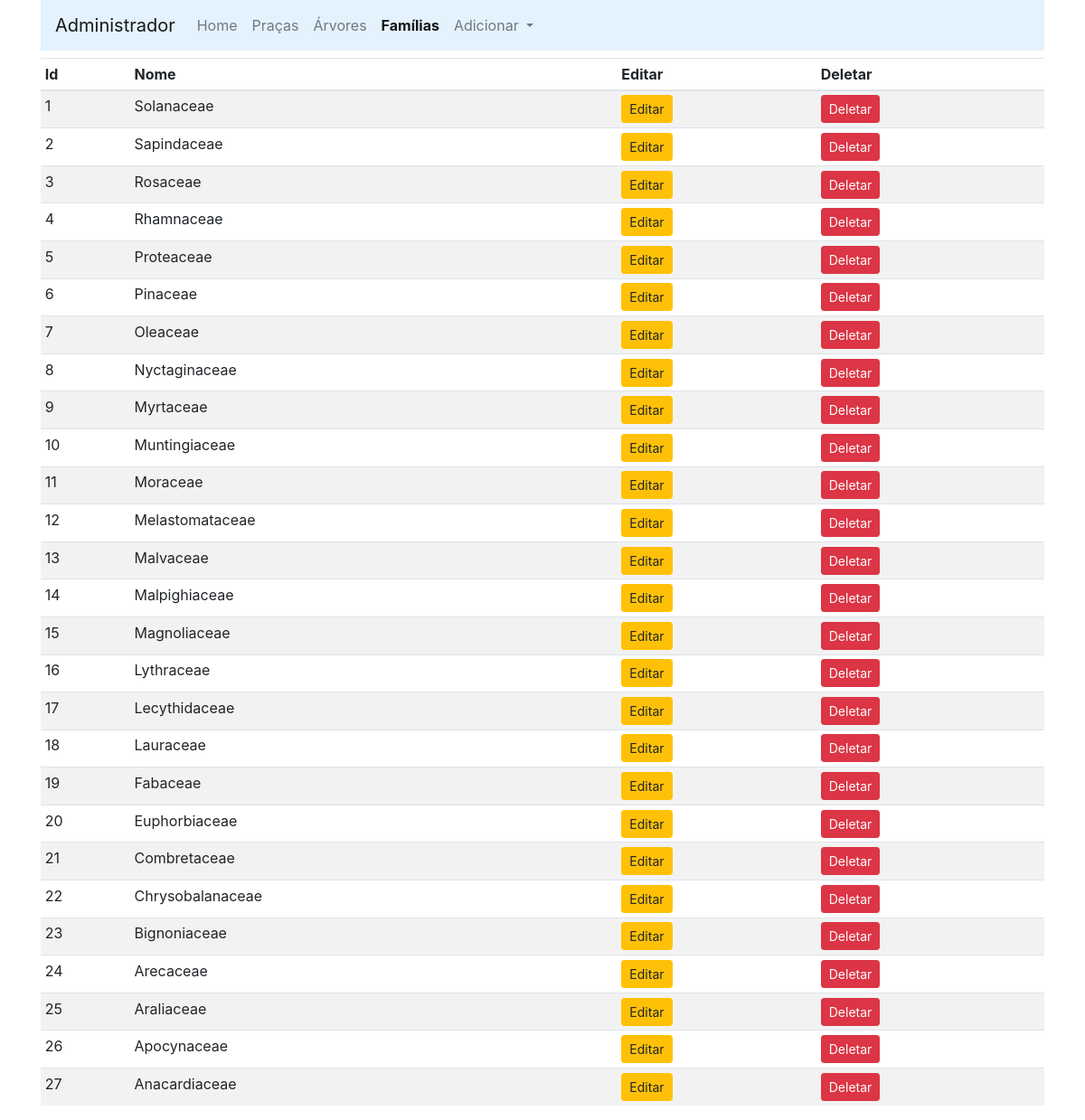
Before: /familias (signed in) with the older database file.
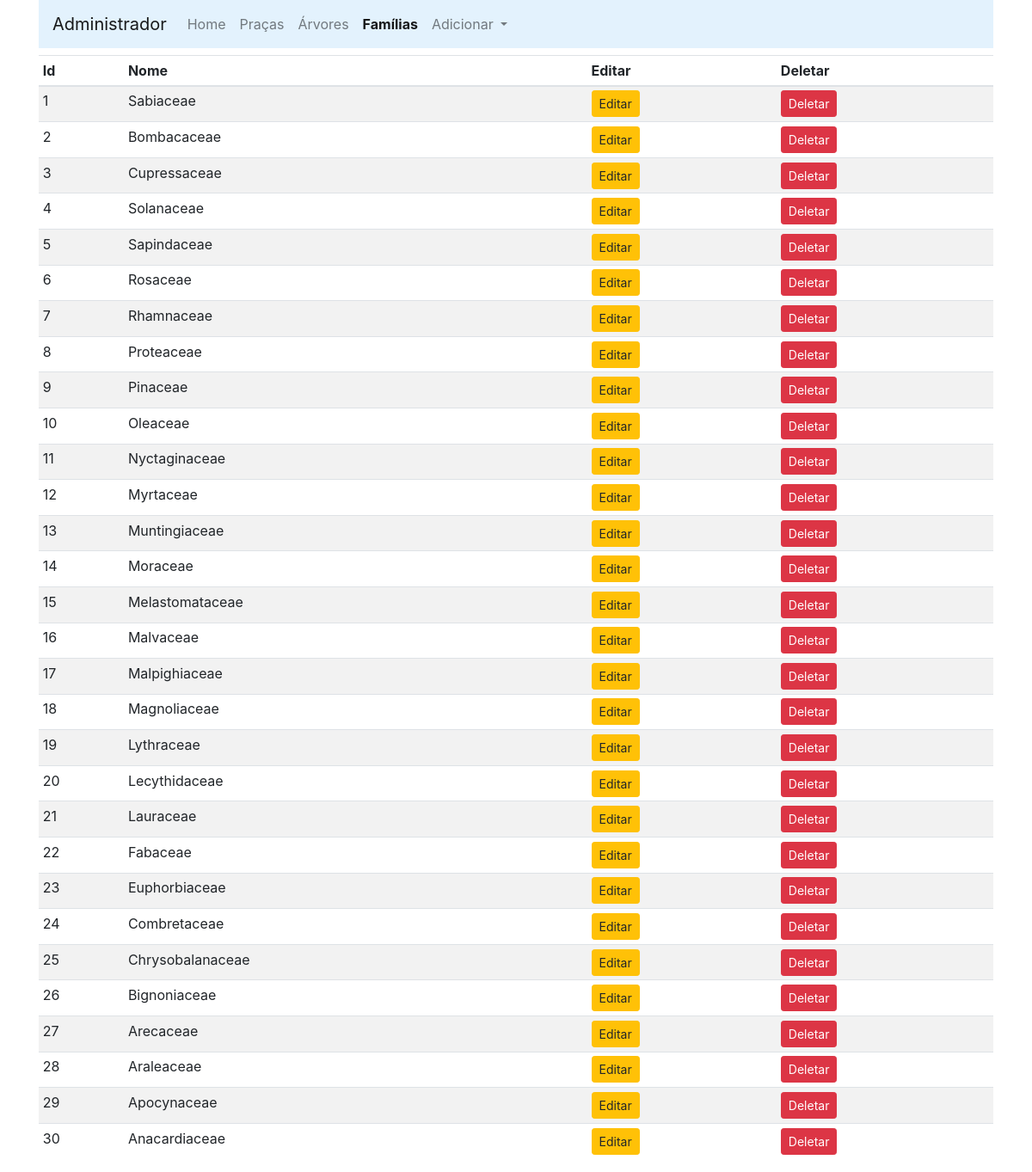
After: the same page with the newer database file.
### app_arbo/trees/models.py (models this page shows)
class Familia(db.Model):
    id=db.Column(db.Integer,primary_key=True)
    name=db.Column(db.String(30),nullable=False,unique=True)

### app_arbo/admin/rotas.py (the view)
@app.route('/familias')
def familias():
    if 'email' not in session:
        flash(f'Favor faça seu login no sistema.', 'success')
        return redirect(url_for('login'))
    familias = Familia.query.order_by(Familia.id.desc( )).all()
    return render_template('admin/familia.html', title='Página Famílias', familias=familias)

### app_arbo/templates/admin/familia.html (shortened to what this page needs)
{% extends 'layouts.html' %}
{% block content %}
<div class="container">
    <nav class="navbar navbar-expand-lg navbar-light" style="background-color: #e3f2fd;">
        <a class="navbar-brand" href="/admin">Administrador</a>
        <div class="collapse navbar-collapse" id="navbarSupportedContent">
          <ul class="navbar-nav mr-auto">
            <li class="nav-item ">
              <a class="nav-link" href="/">Home <span class="sr-only">(current)</span></a>
            </li>
            <li class="nav-item">
                <a class="nav-link" href="/pracas">Praças</a>
              </li>
              <li class="nav-item">
                <a class="nav-link" href="/arvores">Árvores</a>
              </li>
              <li class="nav-item active">
                <a class="nav-link" href="/familias"><strong>Famílias</strong></a>
            </li>
            <li class="nav-item dropdown">
              <a class="nav-link dropdown-toggle" href="#" id="navbarDropdown" role="button" data-toggle="dropdown" aria-haspopup="true" aria-expanded="false">
                Adicionar
              </a>
            </li>
          </ul>
        </div>
      </nav>
</div>
<div class="container mt-2">
    <table class="table table-sm table-striped">
        <thead>
            <th>Id</th>
            <th>Nome</th>
            <th></th>
            <th>Editar</th>
            <th>Deletar</th>
        </thead>
        <tbody>
            {% if familias %}
            {% for familia in familias %}
            <tr>
                <td>{{loop.index}}</td>
                <td>{{familia.name}}</td>
                <td></td>
                <td><a href="{{url_for('updatefamilia', id=familia.id)}}" class="btn btn-sm btn-warning">Editar</a></td>
                <td>
                <button type="button" class="btn btn-danger btn-sm" data-toggle="modal" data-target="#exampleModal-{{familia.id}}">
                  Deletar
                </button>
                </td>
            </tr>
            {% endfor %}
            {% endif %}
        </tbody>
    </table>
</div>
{% endblock content %}

Changed rows visible on the page:
added Familia: name "Sabiaceae"
added Familia: name "Bombacaceae"
added Familia: name "Cupressaceae"
changed Familia: name "Araliaceae" → "Araleaceae"
